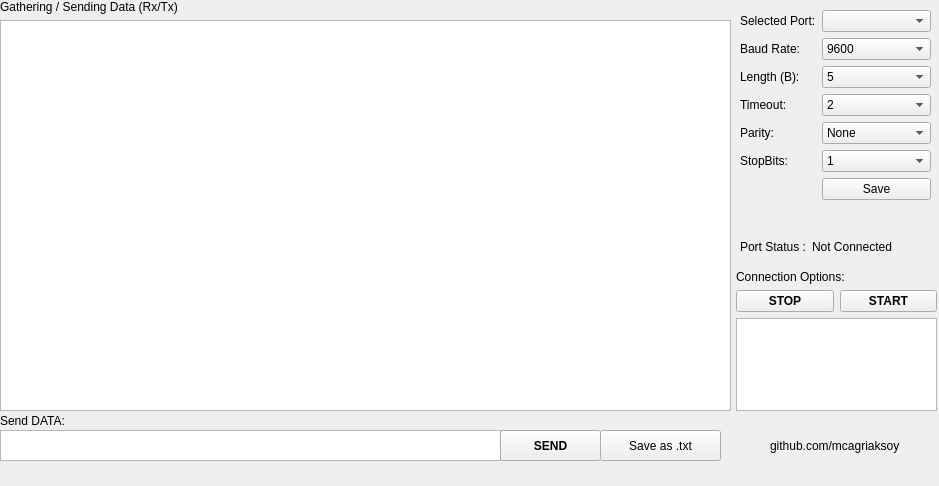
<?xml version="1.0" encoding="UTF-8"?>
<ui version="4.0">
 <class>main_window</class>
 <widget class="QMainWindow" name="main_window">
  <property name="geometry">
   <rect>
    <x>0</x>
    <y>0</y>
    <width>939</width>
    <height>486</height>
   </rect>
  </property>
  <property name="cursor">
   <cursorShape>ArrowCursor</cursorShape>
  </property>
  <property name="windowTitle">
   <string>AFCOM Client (A free COM port data transfer client)</string>
  </property>
  <property name="windowIcon">
   <iconset>
    <normaloff>icon.ico</normaloff>icon.ico</iconset>
  </property>
  <property name="windowOpacity">
   <double>1.000000000000000</double>
  </property>
  <property name="statusTip">
   <string>Mehmet Cagri Aksoy</string>
  </property>
  <property name="whatsThis">
   <string>Serial Communication Program Mehmet Cagri Aksoy</string>
  </property>
  <widget class="QWidget" name="centralwidget">
   <widget class="QWidget" name="formLayoutWidget">
    <property name="geometry">
     <rect>
      <x>740</x>
      <y>10</y>
      <width>191</width>
      <height>211</height>
     </rect>
    </property>
    <layout class="QFormLayout" name="formLayout">
     <item row="0" column="0">
      <widget class="QLabel" name="label_2">
       <property name="text">
        <string>Selected Port:</string>
       </property>
      </widget>
     </item>
     <item row="1" column="0">
      <widget class="QLabel" name="label_6">
       <property name="text">
        <string>Baud Rate:</string>
       </property>
      </widget>
     </item>
     <item row="1" column="1">
      <widget class="QComboBox" name="comboBox_Baud">
       <item>
        <property name="text">
         <string>9600</string>
        </property>
       </item>
       <item>
        <property name="text">
         <string>1200</string>
        </property>
       </item>
       <item>
        <property name="text">
         <string>2400</string>
        </property>
       </item>
       <item>
        <property name="text">
         <string>4800</string>
        </property>
       </item>
       <item>
        <property name="text">
         <string>19200</string>
        </property>
       </item>
       <item>
        <property name="text">
         <string>38400</string>
        </property>
       </item>
       <item>
        <property name="text">
         <string>57600</string>
        </property>
       </item>
       <item>
        <property name="text">
         <string>115200</string>
        </property>
       </item>
      </widget>
     </item>
     <item row="2" column="0">
      <widget class="QLabel" name="label_7">
       <property name="text">
        <string>Length (B):</string>
       </property>
      </widget>
     </item>
     <item row="2" column="1">
      <widget class="QComboBox" name="comboBox_Bit">
       <item>
        <property name="text">
         <string>5</string>
        </property>
       </item>
       <item>
        <property name="text">
         <string>6</string>
        </property>
       </item>
       <item>
        <property name="text">
         <string>7</string>
        </property>
       </item>
       <item>
        <property name="text">
         <string>8</string>
        </property>
       </item>
      </widget>
     </item>
     <item row="3" column="1">
      <widget class="QComboBox" name="comboBox_TimeOut">
       <item>
        <property name="text">
         <string>2</string>
        </property>
       </item>
       <item>
        <property name="text">
         <string>3</string>
        </property>
       </item>
       <item>
        <property name="text">
         <string>4</string>
        </property>
       </item>
       <item>
        <property name="text">
         <string>5</string>
        </property>
       </item>
       <item>
        <property name="text">
         <string>10</string>
        </property>
       </item>
       <item>
        <property name="text">
         <string>30</string>
        </property>
       </item>
       <item>
        <property name="text">
         <string>50</string>
        </property>
       </item>
       <item>
        <property name="text">
         <string>100</string>
        </property>
       </item>
      </widget>
     </item>
     <item row="3" column="0">
      <widget class="QLabel" name="label_12">
       <property name="text">
        <string>Timeout:</string>
       </property>
      </widget>
     </item>
     <item row="0" column="1">
      <widget class="QComboBox" name="comboBox_Port"/>
     </item>
     <item row="4" column="0">
      <widget class="QLabel" name="label_13">
       <property name="text">
        <string>Parity:</string>
       </property>
      </widget>
     </item>
     <item row="4" column="1">
      <widget class="QComboBox" name="comboBox_Parity">
       <item>
        <property name="text">
         <string>None</string>
        </property>
       </item>
       <item>
        <property name="text">
         <string>Even</string>
        </property>
       </item>
       <item>
        <property name="text">
         <string>Odd</string>
        </property>
       </item>
       <item>
        <property name="text">
         <string>Mark</string>
        </property>
       </item>
       <item>
        <property name="text">
         <string>Space</string>
        </property>
       </item>
      </widget>
     </item>
     <item row="5" column="0">
      <widget class="QLabel" name="label_14">
       <property name="text">
        <string>StopBits:</string>
       </property>
      </widget>
     </item>
     <item row="6" column="1">
      <widget class="QPushButton" name="save_button">
       <property name="text">
        <string>Save</string>
       </property>
      </widget>
     </item>
     <item row="5" column="1">
      <widget class="QComboBox" name="comboBox_StopBit">
       <item>
        <property name="text">
         <string>1</string>
        </property>
       </item>
       <item>
        <property name="text">
         <string>1.5</string>
        </property>
       </item>
       <item>
        <property name="text">
         <string>2</string>
        </property>
       </item>
      </widget>
     </item>
    </layout>
   </widget>
   <widget class="QWidget" name="gridLayoutWidget">
    <property name="geometry">
     <rect>
      <x>0</x>
      <y>0</y>
      <width>731</width>
      <height>411</height>
     </rect>
    </property>
    <layout class="QGridLayout" name="gridLayout">
     <item row="1" column="0">
      <widget class="QLabel" name="label_3">
       <property name="text">
        <string>Gathering / Sending Data (Rx/Tx)</string>
       </property>
      </widget>
     </item>
     <item row="2" column="0">
      <widget class="QTextEdit" name="textEdit_BOX"/>
     </item>
    </layout>
   </widget>
   <widget class="QWidget" name="formLayoutWidget_2">
    <property name="geometry">
     <rect>
      <x>740</x>
      <y>240</y>
      <width>191</width>
      <height>21</height>
     </rect>
    </property>
    <layout class="QFormLayout" name="formLayout_2">
     <item row="0" column="0">
      <widget class="QLabel" name="label_4">
       <property name="font">
        <font>
         <family>Arial</family>
         <pointsize>9</pointsize>
         <weight>50</weight>
         <bold>false</bold>
        </font>
       </property>
       <property name="text">
        <string>Port Status :</string>
       </property>
      </widget>
     </item>
     <item row="0" column="1">
      <widget class="QLabel" name="label_PortStatus">
       <property name="font">
        <font>
         <family>Arial</family>
         <pointsize>9</pointsize>
         <weight>50</weight>
         <bold>false</bold>
        </font>
       </property>
       <property name="styleSheet">
        <string notr="true"/>
       </property>
       <property name="text">
        <string>Not Connected</string>
       </property>
      </widget>
     </item>
    </layout>
   </widget>
   <widget class="QWidget" name="verticalLayoutWidget">
    <property name="geometry">
     <rect>
      <x>736</x>
      <y>270</y>
      <width>201</width>
      <height>141</height>
     </rect>
    </property>
    <layout class="QVBoxLayout" name="verticalLayout">
     <item>
      <widget class="QLabel" name="label_10">
       <property name="text">
        <string>Connection Options:</string>
       </property>
      </widget>
     </item>
     <item>
      <layout class="QHBoxLayout" name="horizontalLayout_2">
       <item>
        <widget class="QPushButton" name="end_button">
         <property name="font">
          <font>
           <pointsize>9</pointsize>
           <weight>75</weight>
           <bold>true</bold>
          </font>
         </property>
         <property name="locale">
          <locale language="English" country="UnitedStates"/>
         </property>
         <property name="text">
          <string>STOP</string>
         </property>
        </widget>
       </item>
       <item>
        <widget class="QPushButton" name="start_button">
         <property name="font">
          <font>
           <pointsize>9</pointsize>
           <weight>75</weight>
           <bold>true</bold>
          </font>
         </property>
         <property name="text">
          <string>START</string>
         </property>
        </widget>
       </item>
      </layout>
     </item>
     <item>
      <widget class="QTextEdit" name="textEdit"/>
     </item>
    </layout>
   </widget>
   <widget class="QPushButton" name="save_txt_button">
    <property name="geometry">
     <rect>
      <x>600</x>
      <y>430</y>
      <width>121</width>
      <height>31</height>
     </rect>
    </property>
    <property name="text">
     <string>Save as .txt</string>
    </property>
   </widget>
   <widget class="QLabel" name="label_9">
    <property name="geometry">
     <rect>
      <x>0</x>
      <y>405</y>
      <width>451</width>
      <height>31</height>
     </rect>
    </property>
    <property name="text">
     <string>Send DATA:</string>
    </property>
   </widget>
   <widget class="QTextEdit" name="textEdit_Send">
    <property name="geometry">
     <rect>
      <x>0</x>
      <y>430</y>
      <width>501</width>
      <height>31</height>
     </rect>
    </property>
   </widget>
   <widget class="QPushButton" name="send_data_button">
    <property name="geometry">
     <rect>
      <x>500</x>
      <y>430</y>
      <width>101</width>
      <height>31</height>
     </rect>
    </property>
    <property name="font">
     <font>
      <weight>75</weight>
      <bold>true</bold>
     </font>
    </property>
    <property name="text">
     <string>SEND</string>
    </property>
   </widget>
   <widget class="QLabel" name="label">
    <property name="geometry">
     <rect>
      <x>770</x>
      <y>430</y>
      <width>141</width>
      <height>31</height>
     </rect>
    </property>
    <property name="text">
     <string>github.com/mcagriaksoy</string>
    </property>
   </widget>
  </widget>
  <action name="actionAna_Ekran">
   <property name="text">
    <string>Ana Ekran</string>
   </property>
  </action>
  <action name="actionHelp">
   <property name="text">
    <string>Help</string>
   </property>
  </action>
 </widget>
 <resources/>
 <connections/>
</ui>
